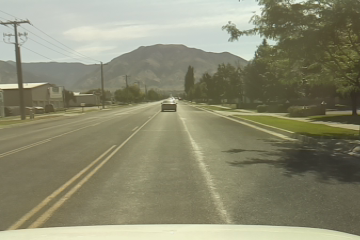
#> input picture Assignment8/road_images/16_07_02_08_24_59_orig.png, 360 x 240 px; its folder holds only this picture in this run
$ python -i detectLanes.py   (imports and definitions only)
#> lines starting #> are read from the running program, lines starting #| are printed output that depends on the picture; after the words box and inside, x2 and y2 are one past the last pixel; in counts of white or black regions, pixels touching at a corner belong together
#> in classify_shape, image is the input picture: shape (240, 360, 3); mean B, G, R 112.9, 137.9, 138.7
import cv2
import numpy
import math
import sys
import os
import fnmatch

def line_deg_angle(x1, y1, x2, y2):
    return math.atan2(y2-y1, x2-x1)*(180/math.pi)

# [41 lines left out: functions has_vertical_lanes, has_horizontal_lanes, has_lane_intersections, has_left_end_lane, has_right_end_lane, not called in this run]

def get_key(line_key):
    return line_key[0][0]

def sort_lines(lines):
    return sorted(lines, key=get_key)

def process_image(image):
    gray  = cv2.cvtColor(image, cv2.COLOR_BGR2GRAY) ## grayscale
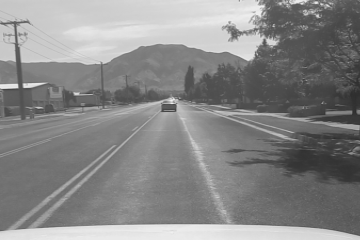
#> gray: shape (240, 360); min 44, max 241, mean 135.3
    blurred_gray = cv2.GaussianBlur(gray, (33, 33), 0)
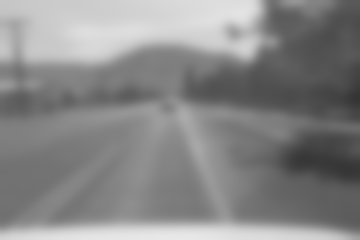
#> blurred_gray: shape (240, 360); min 52, max 233, mean 135.3
    thresh = cv2.threshold(blurred_gray, 0, 255, cv2.THRESH_BINARY | cv2.THRESH_OTSU)[1]
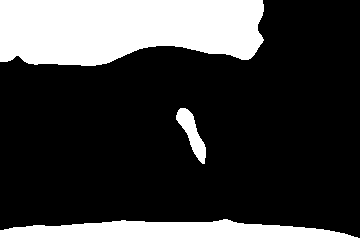
#> thresh: shape (240, 360); 24.4% white; 3 white regions, box (x1, y1, x2, y2) and area: (0, 0, 264, 66) 14905, (0, 219, 360, 240) 5458, (176, 108, 206, 164) 706
    edges = cv2.Canny(thresh, 50, 100, apertureSize=3) ## detect edges
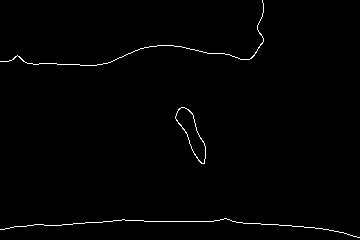
#> edges: shape (240, 360); 0.96% white in thin lines or dots
    lines = cv2.HoughLinesP(edges, 1, numpy.pi/180, 100, 20, 10) ## detect hough lines
#> lines = None
    return (gray, edges, lines,)

# [17 lines left out: functions slice_left_end, slice_right_end, not called in this run]

test_index = 0
# [4 lines left out: function output_edges, not called in this run]

def classify_shape(image_path):
    global test_index
    test_index = test_index + 1
    image = cv2.imread(image_path) ## read the image
    gray, edges, lines = process_image(image)
    if lines is None:
        return False
    if has_lane_intersections(lines):
        # output_edges(edges, 'lane intersections')
        print('%s\t%s' % (image_path, 'lane intersections'))
    elif has_horizontal_lanes(lines):
        if not slice_left_end(edges):
            # output_edges(edges, 'north end')
            print('%s\t%s' % (image_path, 'north end'))
        elif not slice_right_end(edges):
            # output_edges(edges, 'north end')
            print('%s\t%s' % (image_path, 'south end'))
        else:
            # output_edges(edges, 'horizontal lanes')
            print('%s\t%s' % (image_path, 'horizontal lanes'))
    elif has_vertical_lanes(lines):
        # output_edges(edges, 'virtical lanes')
        print('%s\t%s' % (image_path, 'vertical lanes'))
    else:
        # output_edges(edges, 'no lanes')
        print('%s\t%s' % (test_index, 'no lanes'))

# [7 lines left out: function classify_shapes_in_dir, not called in this run]

def classify_shapes_unit_test(imgdir, filepat):
    classify_shapes_in_dir(imgdir, filepat)

# [3 lines not run here, left out]

>>> result = classify_shape('../Assignment8/road_images/16_07_02_08_24_59_orig.png')
